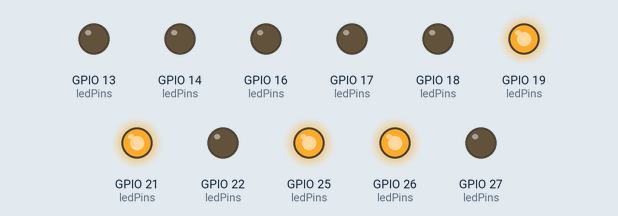
Recording of a sketch running on a simulated ESP32. On the bench: output pins drawn as LEDs (lit = HIGH). Pins used as bus, display or sensor lines are not drawn.

Above: at 0.37 s.
At 0.58 s:
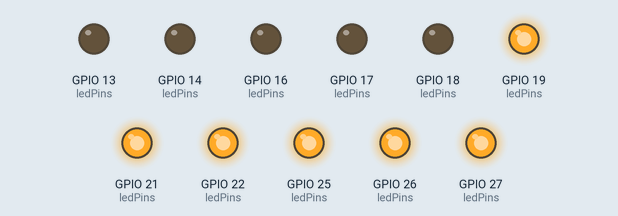
At 0.9 s:
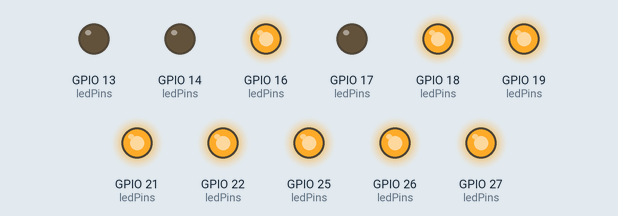
At 1.39 s:
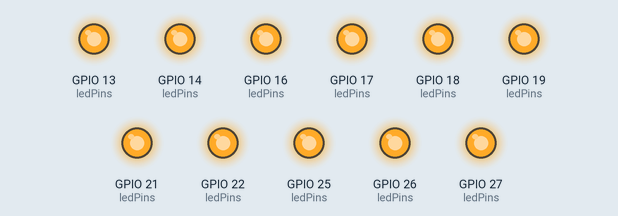
At 2.81 s:
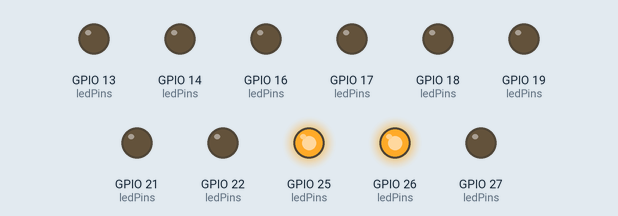
At 4.7 s:
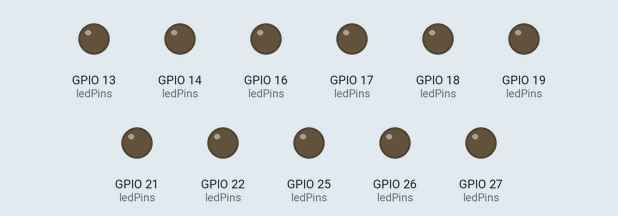
Timing chart, 0 to 6.2 s (numbered marks = the images above):
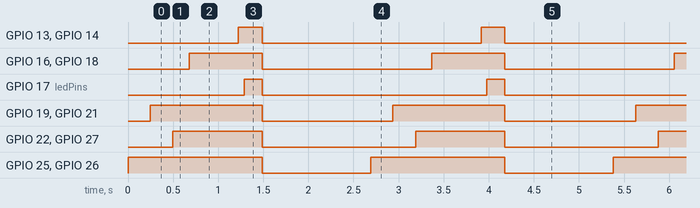

Measured:
- by itself, GPIO 13 (ledPins), GPIO 14 (ledPins): alternates HIGH for 0.27 s and LOW for 2.4 s
- by itself, GPIO 16 (ledPins), GPIO 18 (ledPins): alternates HIGH for 0.81 s and LOW for 1.9 s
- by itself, GPIO 17 (ledPins): alternates HIGH for 0.20 s and LOW for 2.5 s
- by itself, GPIO 19 (ledPins), GPIO 21 (ledPins): alternates HIGH for 1.2 s and LOW for 1.4 s
- by itself, GPIO 22 (ledPins), GPIO 27 (ledPins): alternates HIGH for 0.99 s and LOW for 1.7 s
- by itself, GPIO 25 (ledPins), GPIO 26 (ledPins): alternates HIGH for 1.5 s and LOW for 1.2 s

The sketch:

BioHacks_Helmet_Code.ino
```cpp
// Usable GPIO pin definitions for the 30-pin ESP32 DevKit V1
const int D4   = 4;
const int D13  = 13;
const int D14  = 14;
const int D12  = 12; // Use with caution (boot strapping pin)
const int D27  = 27;
const int D26  = 26;
const int D25  = 25;
const int D32  = 32;
const int D33  = 33;
const int D23  = 23;
const int D22  = 22;
const int D21  = 21;
const int D19  = 19;
const int D18  = 18;
const int D4_R = 4;  // Right side D4 (same as left D4)
const int D2   = 2;  // Use with caution (boot strapping pin)
const int D15  = 15; // Use with caution (boot strapping pin)
const int D5   = 5;  // Use with caution (boot strapping pin)

// LED pin definitions (all 13 mapped to explicit pin numbers)
int LED1  = D4;
int LED2  = 16; // RX2 (GPIO 16)
int LED3  = 17; // TX2 (GPIO 17)
int LED4  = D5;
int LED5  = D18;
int LED6  = D19;
int LED7  = D21;
int LED8  = D22;
int LED9  = D13;
int LED10 = D14;
int LED11 = D27;
int LED12 = D26;
int LED13 = D25;

// Array mapping all 13 LED pin variables for easy iteration
int ledPins[13] = {
    LED1, LED2, LED3, LED4, LED5,
    LED6, LED7, LED8, LED9, LED10,
    LED11, LED12, LED13
};

// Structure to store 3D coordinates for each LED
struct Point3D {
    float x;
    float y;
    float z;
};

// Helmet sphere radius (e.g., 10.0 cm)
const float HELMET_RADIUS = 10.0;

// Lookup table for all 13 LEDs based on spherical coordinates
Point3D ledPositions[13] = {
    // LED 1 (Index 0): Top pole
    {0.0f, 0.0f, HELMET_RADIUS},

    // LEDs 2 - 7 (Indices 1 to 6): Upper ring at 40 degrees elevation
    { HELMET_RADIUS * cos(radians(40.0)) * cos(radians(0.0)),   HELMET_RADIUS * cos(radians(40.0)) * sin(radians(0.0)),   HELMET_RADIUS * sin(radians(40.0)) },
    { HELMET_RADIUS * cos(radians(40.0)) * cos(radians(60.0)),  HELMET_RADIUS * cos(radians(40.0)) * sin(radians(60.0)),  HELMET_RADIUS * sin(radians(40.0)) },
    { HELMET_RADIUS * cos(radians(40.0)) * cos(radians(120.0)), HELMET_RADIUS * cos(radians(40.0)) * sin(radians(120.0)), HELMET_RADIUS * sin(radians(40.0)) },
    { HELMET_RADIUS * cos(radians(40.0)) * cos(radians(180.0)), HELMET_RADIUS * cos(radians(40.0)) * sin(radians(180.0)), HELMET_RADIUS * sin(radians(40.0)) },
    { HELMET_RADIUS * cos(radians(40.0)) * cos(radians(240.0)), HELMET_RADIUS * cos(radians(40.0)) * sin(radians(240.0)), HELMET_RADIUS * sin(radians(40.0)) },
    { HELMET_RADIUS * cos(radians(40.0)) * cos(radians(300.0)), HELMET_RADIUS * cos(radians(40.0)) * sin(radians(300.0)), HELMET_RADIUS * sin(radians(40.0)) },

    // LEDs 8 - 13 (Indices 7 to 12): Equatorial ring on XY plane (z = 0)
    { HELMET_RADIUS * cos(radians(0.0)),   HELMET_RADIUS * sin(radians(0.0)),   0.0f },
    { HELMET_RADIUS * cos(radians(60.0)),  HELMET_RADIUS * sin(radians(60.0)),  0.0f },
    { HELMET_RADIUS * cos(radians(120.0)), HELMET_RADIUS * sin(radians(120.0)), 0.0f },
    { HELMET_RADIUS * cos(radians(180.0)), HELMET_RADIUS * sin(radians(180.0)), 0.0f },
    { HELMET_RADIUS * cos(radians(240.0)), HELMET_RADIUS * sin(radians(240.0)), 0.0f },
    { HELMET_RADIUS * cos(radians(300.0)), HELMET_RADIUS * sin(radians(300.0)), 0.0f }
};

// Forward declarations
void test_blink();
void runWave(float targetX, float targetY, float targetZ);
void calculateDelays(float targetX, float targetY, float targetZ, unsigned long delaysOut[13]);

void setup() {
  // Initialize all 13 LED pins as outputs
  for (int i = 0; i < 13; i++) {
    pinMode(ledPins[i], OUTPUT);
  }
}

void loop() {
  // Example 1: Run your standard test blink
  //test_blink();

  // Example 2: Trigger a spatial wave focused on a target point in front of the helmet
  runWave(0.0f, 5.0f, 2.0f);
  delay(1000);
}

void test_blink() {
  // Turn all 13 LEDs ON
  for (int i = 0; i < 13; i++) {
    digitalWrite(ledPins[i], HIGH);
  }
  delay(500);

  // Turn all 13 LEDs OFF
  for (int i = 0; i < 13; i++) {
    digitalWrite(ledPins[i], LOW);
  }
  delay(500);
}

void calculateDelays(float targetX, float targetY, float targetZ, unsigned long delaysOut[13]) {
    float distances[13];
    float maxDist = 0.0f;

    // Calculate Euclidean distance from each LED to the target point
    for (int i = 0; i < 13; i++) {
        float dx = ledPositions[i].x - targetX;
        float dy = ledPositions[i].y - targetY;
        float dz = ledPositions[i].z - targetZ;
        distances[i] = sqrt(dx * dx + dy * dy + dz * dz);

        if (distances[i] > maxDist) {
            maxDist = distances[i];
        }
    }

    // Convert distances into normalized time delays
    float waveSpeedFactor = 150.0f;
    for (int i = 0; i < 13; i++) {
        delaysOut[i] = (unsigned long)((maxDist - distances[i]) * waveSpeedFactor);
    }
}

void runWave(float targetX, float targetY, float targetZ) {
  unsigned long delaysOut[13];
  calculateDelays(targetX, targetY, targetZ, delaysOut);

  unsigned long startTime = millis();
  bool ledState[13] = {false};

  while (true) {
    unsigned long currentTime = millis();
    unsigned long elapsed = currentTime - startTime;
    bool allFinished = true;

    for (int i = 0; i < 13; i++) {
      if (!ledState[i]) {
        if (elapsed >= delaysOut[i]) {
          digitalWrite(ledPins[i], HIGH);
          ledState[i] = true;
        } else {
          allFinished = false;
        }
      }
    }

    if (allFinished) {
      break;
    }
  }

  delay(200);
  for (int i = 0; i < 13; i++) {
    digitalWrite(ledPins[i], LOW);
  }
  delay(200);
}
```
